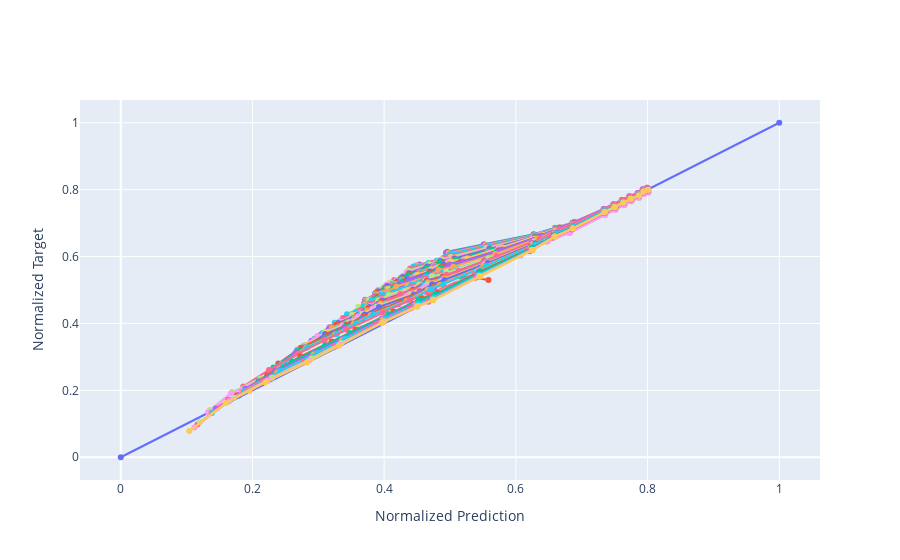

The notebook cell this image was saved under:
### Markdown cell above
## Parity Plot of Training Error

### Code cell
# random plotting traing error at some interval = skip to not make the plot rendering too slow
skip = 20

fig = go.Figure()
fig.add_trace(go.Scatter(x = [0,1], y = [0,1], showlegend=False, mode="markers+lines"))
for i in range(0,len(X_train), batch_size*skip):
    fig.add_trace(go.Scatter(x = model.predict(X_train[i:i+batch_size]).flatten(), 
                             y = y_train[i:i+batch_size], 
                             showlegend=False, mode="markers+lines"))
fig.update_yaxes(title='Normalized Target')
fig.update_xaxes(title='Normalized Prediction')
